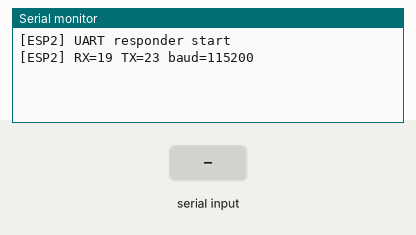
Simulated run of this sketch. Board: ESP32. Shown: the last lines printed to the serial monitor. The test bench sets the inputs (shaded band).

Above: at 1.2 s.
1.3 s: "PING\n" received over the second serial link
At 2.5 s:
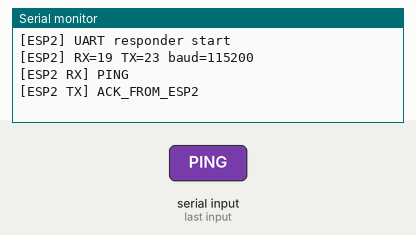
2.8 s: "1\n" received over the second serial link
At 3.8 s:
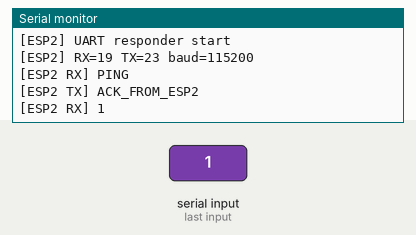

The sketch:

uart_test_esp2.ino
```cpp
#include <Arduino.h>

// ESP2 responder for 2-board link test
// ESP2 RX = 19, TX = 23
#define UART_RX 19
#define UART_TX 23

String line;

void setup() {
  Serial.begin(115200);
  Serial1.begin(115200, SERIAL_8N1, UART_RX, UART_TX);

  Serial.println("[ESP2] UART responder start");
  Serial.println("[ESP2] RX=19 TX=23 baud=115200");
}

void loop() {
  // Baca data masuk per baris
  while (Serial1.available()) {
    char c = (char)Serial1.read();
    if (c == '\r') continue;

    if (c == '\n') {
      if (line.length() > 0) {
        Serial.print("[ESP2 RX] ");
        Serial.println(line);

        // Balas ACK jika terima PING dari ESP1
        if (line.startsWith("PING")) {
          Serial1.print("ACK_FROM_ESP2,");
          Serial1.println(millis());
          Serial.println("[ESP2 TX] ACK_FROM_ESP2");
        }
      }
      line = "";
    } else {
      if (line.length() < 180) line += c;
      else line = "";
    }
  }
}
```

Measured:
- after the input at 1.3 s, the serial monitor: prints a new line at once (image 1)
- after the input at 2.8 s, the serial monitor: prints a new line at once (image 2)
